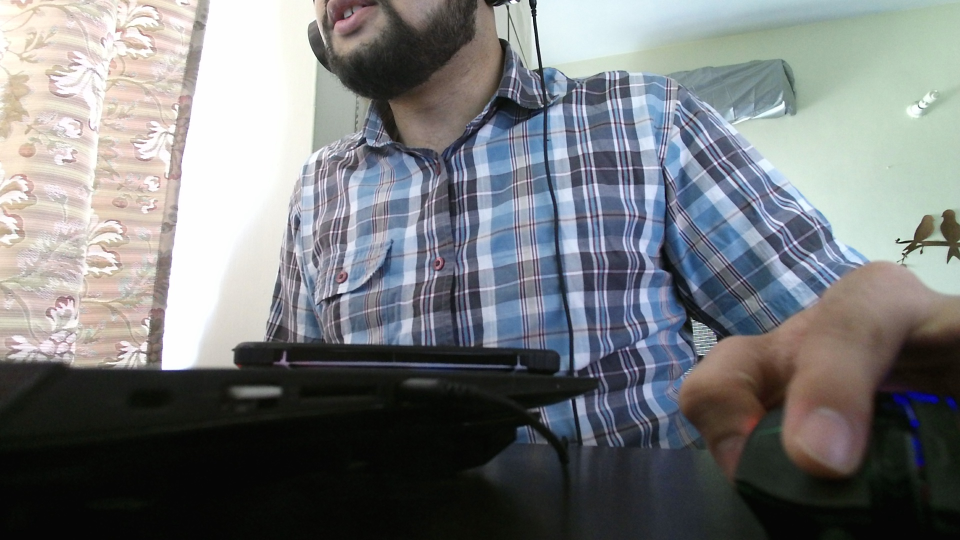
#> input picture Kinect_Image.jpg, 1920 x 1080 px (shown at 1/2 size)
$ python -i ImageProcessing.py   (imports and definitions only)
#> lines starting #> are read from the running program, lines starting #| are printed output that depends on the picture; after the words box and inside, x2 and y2 are one past the last pixel; in counts of white or black regions, pixels touching at a corner belong together
#> further down, picture is the input picture: shape (1080, 1920, 3); mean B, G, R 123.6, 121.7, 119.2
import numpy as np
import cv2


# [7 lines left out: function removeBackground, not called in this run]


def removeClothBG(img):
    img_gray = cv2.cvtColor(img, cv2.COLOR_BGRA2GRAY)
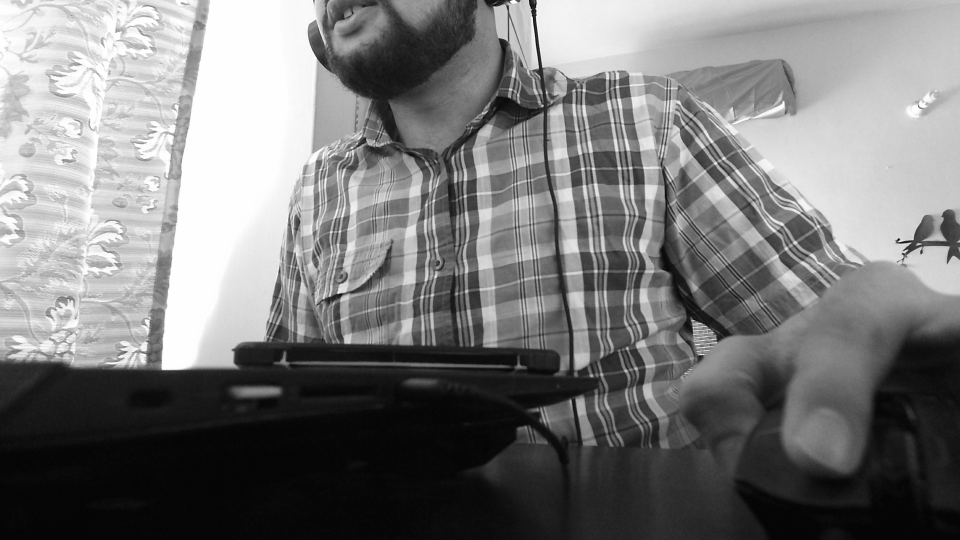
#> img_gray: shape (1080, 1920) (shown at 1/2 size); min 1, max 255, mean 121.2
    _, cloth_mask = cv2.threshold(img_gray, 5, 255, cv2.THRESH_BINARY)
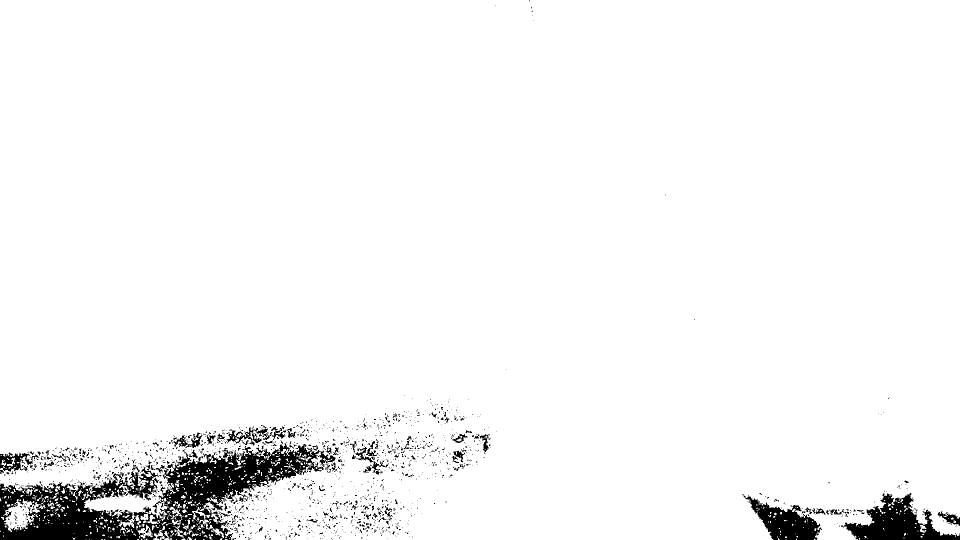
#> cloth_mask: shape (1080, 1920) (shown at 1/2 size); 96.1% white; 1554 black regions (1421 under 20 px), largest, box (x1, y1, x2, y2) and area: (0, 887, 671, 1080) 48763, (1682, 986, 1920, 1080) 9849, (1485, 988, 1644, 1080) 6377
    _, alpha = cv2.threshold(img_gray, 0, 255, cv2.THRESH_BINARY)
#> alpha: shape (1080, 1920); every value is 255

    # Extract out the image based on mask
    overlay = np.zeros_like(img)
    overlay[cloth_mask == 255] = img[cloth_mask == 255]

    # Add alpha channel for transparency
    if len(cv2.split(overlay)) == 4:
        b, g, r, a = cv2.split(overlay)
    else:
        b, g, r = cv2.split(overlay)
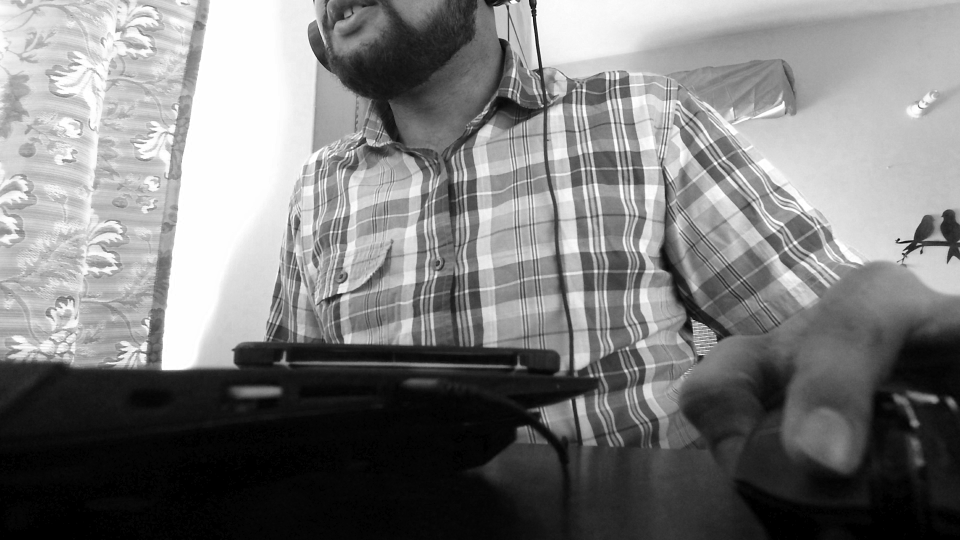
#> b: shape (1080, 1920) (shown at 1/2 size); min 0, max 255, mean 123.4
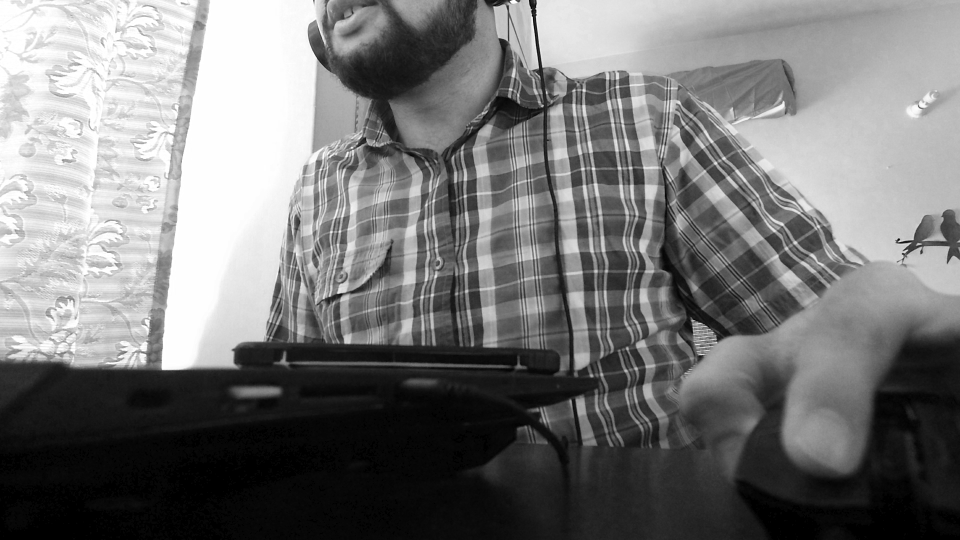
#> r: shape (1080, 1920) (shown at 1/2 size); min 0, max 255, mean 119

    BGRA_img = [b, g, r, alpha]
    BG_removed = cv2.merge(BGRA_img, 4)

    # Crop image to minimum size
    (y, x) = np.where(cloth_mask == 255)
    (top_y, top_x) = (np.min(y), np.min(x))
#> top_y = 0; top_x = 0
    (bottom_y, bottom_x) = (np.max(y), np.max(x))
#> bottom_y = 1079; bottom_x = 1919
    cropped_img = BG_removed[top_y:bottom_y + 1, top_x:bottom_x + 1]

    return cropped_img


# [66 lines left out: functions image_resize, mergeImages, processIcons, not called in this run]

>>> import cv2
>>> picture = cv2.imread('Kinect_Image.jpg')
>>> result = removeClothBG(picture)

$ run again, on My.jpeg
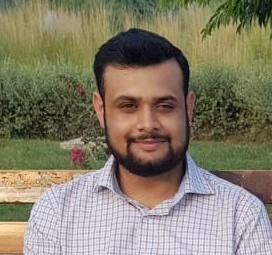
#> input picture My.jpeg, 272 x 255 px
#> picture is the input picture: shape (255, 272, 3); mean B, G, R 106.1, 125.5, 133
#> in removeClothBG, `_, cloth_mask = cv2.threshold(img_gray, 5, 255, cv2.THRESH_BINARY)`:
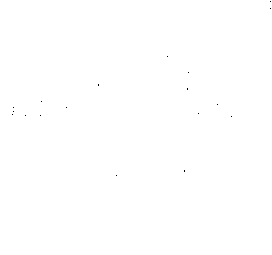
#> cloth_mask: shape (255, 272); 100% white; black in thin lines or dots, all inside (x1, y1, x2, y2) = (12, 1, 271, 176)
#> alpha: shape (255, 272); 100% white; black in thin lines or dots, all inside (x1, y1, x2, y2) = (187, 89, 188, 90)
#> in removeClothBG, `b, g, r = cv2.split(overlay)`:
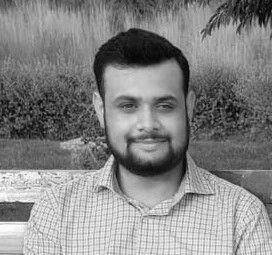
#> r: shape (255, 272); min 0, max 255, mean 133
#> top_y = 0
#> bottom_y = 254; bottom_x = 271
